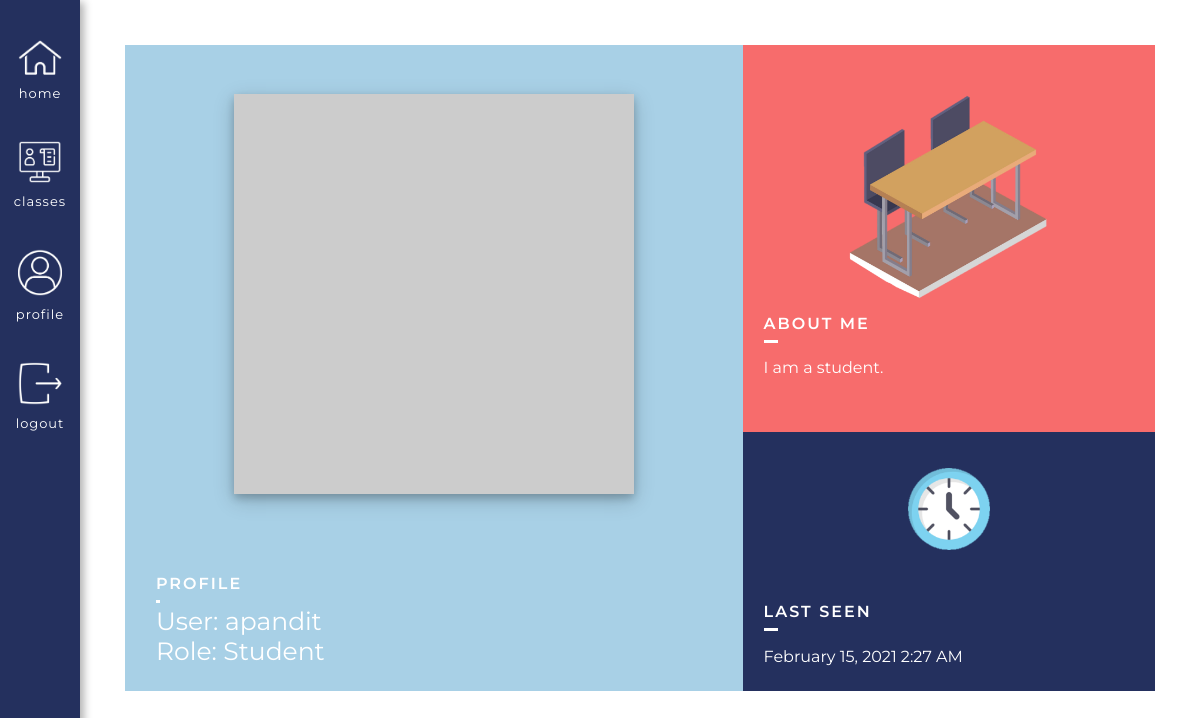
The page /user/apandit (signed in) on the database as committed earlier.
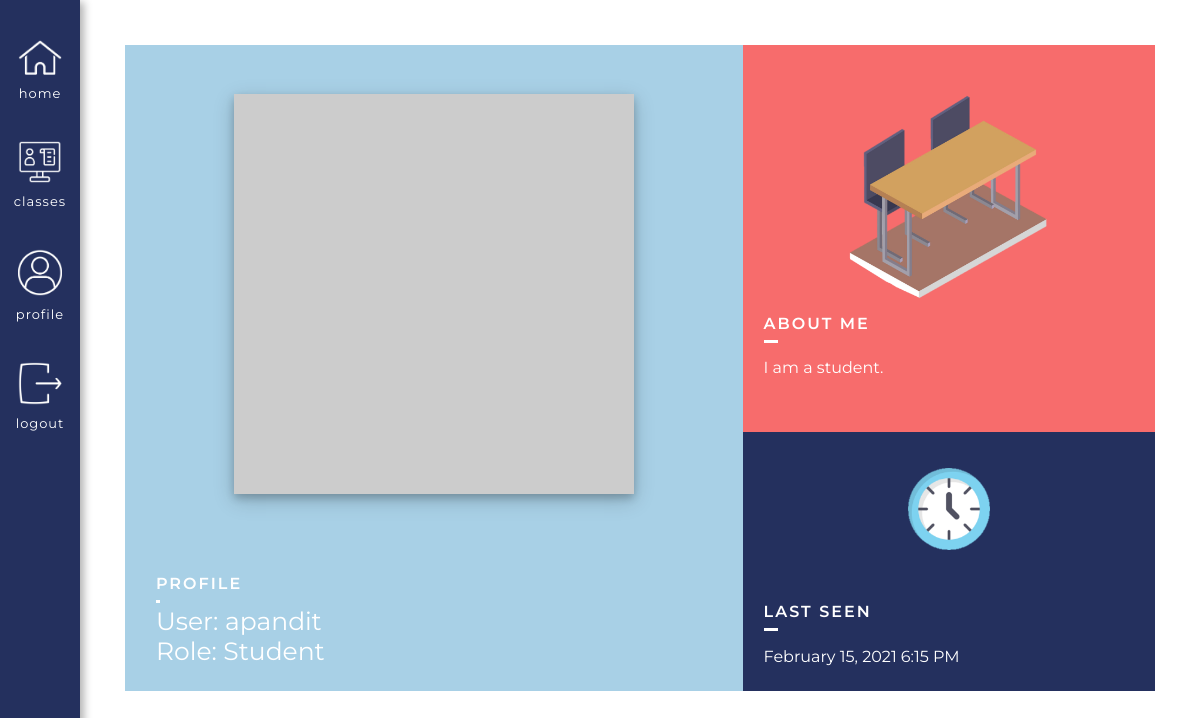
The same page on the database as committed later.
### app/models.py (models this page shows, shortened)
class User(UserMixin, db.Model):
    id = db.Column(db.Integer, primary_key=True)
    username = db.Column(db.String(64), index=True, unique=True) # adding columns to the database
    email = db.Column(db.String(120), index=True, unique=True)
    password_hash = db.Column(db.String(128))
    role = db.Column(db.Integer, index=False, unique=False) # 0 is Teacher, 1 is Student
    about_me = db.Column(db.String(140))
    last_seen = db.Column(db.DateTime, default=datetime.utcnow)
    posts = db.relationship('Post', backref='author', lazy='dynamic') # First part is calling it from the Post model, secret field is the backref (author)
    reactions = db.relationship('Reactions', backref='reactor', lazy='dynamic') # This will show all the reactions that this user has made
    teaches = db.relationship('Courses', backref='teacher', lazy='dynamic') # This will show all the courses that the user teaches
    signups = db.relationship('Signups', backref='student', lazy='dynamic') # This will show all of the signups of that user
    responses = db.relationship('Responses', backref='student_responder', lazy='dynamic') # This will show all the responses of that user
    prompts = db.relationship('Prompts', backref='teacher_prompter', lazy='dynamic') # This will show all forms of that teacher
    def avatar(self, size):
        digest = md5(self.email.lower().encode('utf-8')).hexdigest()
        return 'https://www.gravatar.com/avatar/{}?d=identicon&s={}'.format(digest, size)

### app/routes.py (the view)
@app.route('/user/<username>') # User profile page
@login_required
def user(username):
    if current_user.id == User.query.filter_by(username=username).first():
        return unauthorized_access()
    user = User.query.filter_by(username=username).first_or_404()
    posts = [
        {'author': user, 'body': 'Test post #1'},
        {'author': user, 'body': 'Test post #2'}
    ]
    return render_template('user.html', user=user, posts=posts, title=username)

### app/models.py (called while the page is built)
@login.user_loader
def load_user(id):
        return User.query.get(int(id))

### app/routes.py (called while the page is built)
@app.before_request # This function will be executed right before the view function
def before_request():
    if current_user.is_authenticated: # Checks whether the current user is logged in
        current_user.last_seen = datetime.utcnow() # Sets the last seen to the date using the UTC time zone
        db.session.commit() # Don't need to do db.session.add() because the user is already in the database (using a current_user)

### app/templates/user.html (shortened to what this page needs)
{% extends "base.html" %}
{% block head %}
    <link rel="stylesheet" href="{{ url_for('static', filename='css/user.css') }}">
{% endblock %}
{% block content %}
<div class = "userBox">
    <div class = "userImage">
        <img src="{{ user.avatar(380) }}">
        <div class = "usernameBox">
            <div class = "usernameInside">
                <div class = "titleHolder">
                    <h2>Profile</h2>
                </div>
                <div class = "userInsideAgain">
                    <h1>User: {{ user.username }}</h1>
                    {% if user.role == 0 %}
                        <h1>Role: Teacher</h1>
                    {% else %}
                        <h1>Role: Student</h1>
                    {% endif %}
                </div>
            </div>
        </div>
    </div>
    <div class = "userInfo">
        <div class = "about">
            <div class = "aboutImage">
                <img src="{{ url_for('static', filename='images/Table.png' )}}">
            </div>
            <div class = "aboutMeText">
                <div class = "titleHolder aboutTitle">
                    <h2>About Me</h2>
                </div>
                <div class = "aboutActual">
                    {% if user.about_me %}
                        <p> {{ user.about_me }}</p>
                    {% endif %}
                </div>
            </div>
        </div>
        <div class = "lastSeenHolder">
            <div class = "aboutImage timeImage">
                <img src="{{ url_for('static', filename='images/Time.png' )}}">
            </div>
            <div class = "lastSeen">
                {% if user.last_seen %}
                    <div class = "titleHolder aboutTitle">
                        <h2>Last seen</h2>
                    </div>
                    <div class = "aboutActual">
                        <p>{{ moment(user.last_seen).format('LLL') }}</p>
                    </div>
                {% endif %}
            </div>
        </div>
    </div>
</div>
{% endblock %}

Rows that differ between the two databases and show on the page:
changed User "apandit": last_seen "February 15, 2021 2:27 AM" → "February 15, 2021 6:15 PM"
